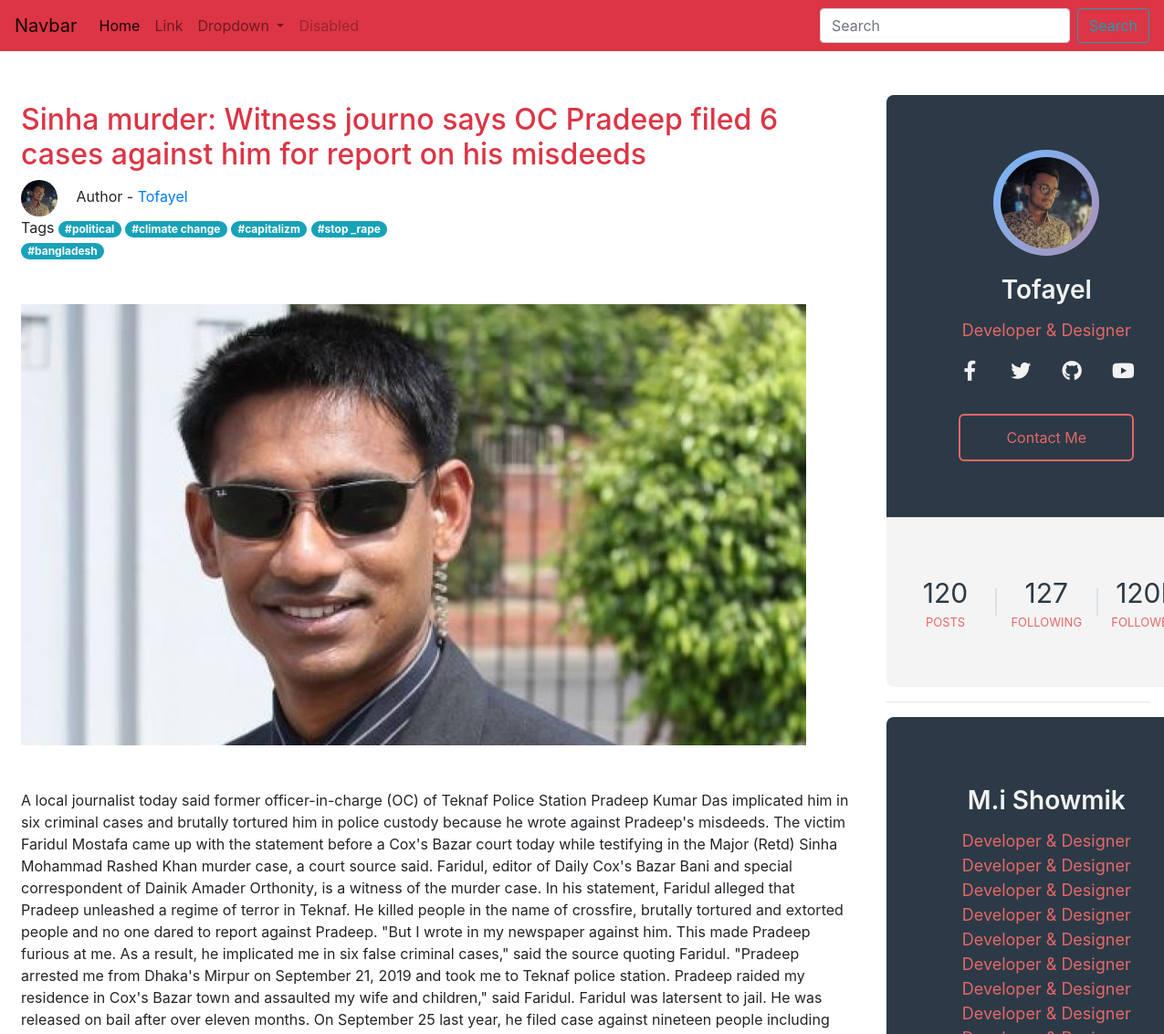
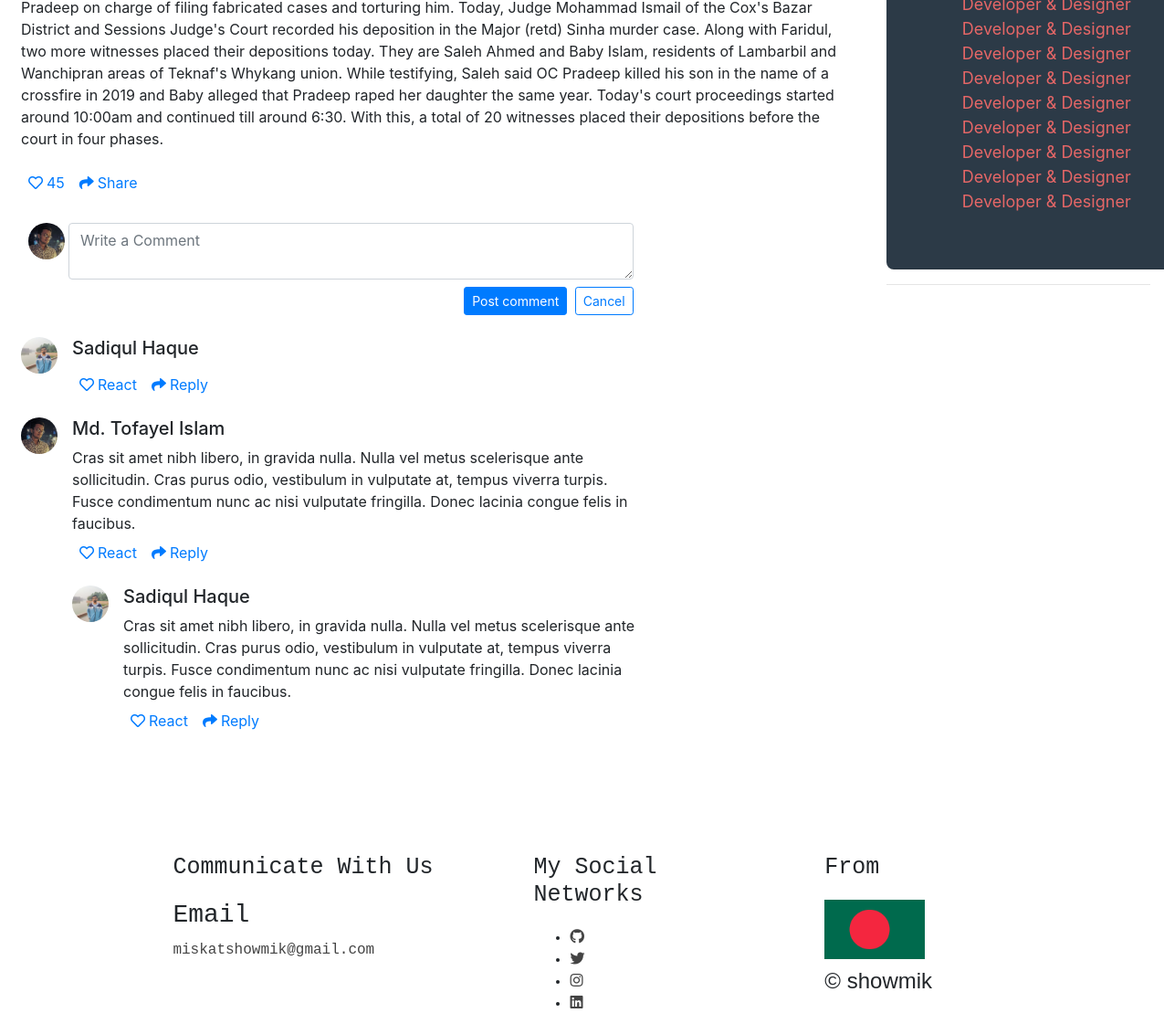
Screenshot of /news/1 with the database file from the repository (2 pictures, top to bottom).
### blogs/models.py (models this page shows, shortened)
class Blog(models.Model):
    title = models.CharField(max_length=255)
    body = models.TextField(max_length=10000)
    img = models.ImageField(upload_to="media")
    author = models.ForeignKey(Author, on_delete=SET_NULL, null=True)
    time_created = models.DateTimeField(auto_now_add=True)
    react = models.IntegerField(blank=True, null=True)
    comment = models.ManyToManyField(Comment)
    category = models.ForeignKey(Category, on_delete=SET_NULL, null=True)
    tags = models.ManyToManyField(Tag)

class Author(models.Model):
    name = models.CharField(max_length=50)
    author_img = models.ImageField(upload_to="media")
    email = models.EmailField()
    institution = models.CharField(max_length=100, blank=True, null=True)
    study_subject = models.CharField(max_length=100, blank=True, null=True)
    current_year = models.CharField(max_length=50, blank=True, null=True)
    github = models.CharField(max_length=100, blank=True, null=True)
    facebook = models.CharField(max_length=100, blank=True, null=True)
    Twitter = models.CharField(max_length=100, blank=True, null=True)

class Tag(models.Model):
    name = models.CharField(max_length=100, blank=True, null=True)
    def __str__(self):
        return self.name

### blogs/views.py (the view)
# urls.py: path('news/<int:pk>', views.home2, name='news'),
def home2(request, pk):
    current_blog = Blog.objects.get(id=pk)
    tag = current_blog.tags.all()
    tags = []
    for i in range(len(tag)):
        tags.append(tag[i])
    context = {
        'current': current_blog,
        'tags': tags
    }
    return render(request, 'blogs/single_blog_page.html', context)

### templates/blogs/single_blog_page.html (shortened to what this page needs)
{% load static %}
<!DOCTYPE html>
<html lang="en">
<head>
    <link
            rel="stylesheet"
            href="https://stackpath.bootstrapcdn.com/bootstrap/4.1.1/css/bootstrap.min.css"
    />
    <link
            rel="stylesheet"
            href="https://use.fontawesome.com/releases/v5.15.3/css/all.css"
    />
    <link rel="stylesheet" href="{% static 'css/style2.css' %}"/>
</head>
<body>
{% include 'blogs/navbar.html' %}
<main class="container-fluid my-5">
    <div class="row">
        <div class="col-9 main1">
            <div class="d-flex flex-column">
                <div class="p-2">
                    <h2 class="text-danger">
                        {{ current.title }}
                    </h2>
                    <img
                            class="mr-3 rounded-circle"
                            src="{% get_media_prefix %}{{ current.author.author_img }}"
                            width="40"
                            alt="Generic placeholder image"
                    />
                    <p class="d-inline">Author - <a href="">{{ current.author.name }}</a></p>
                    <div class="tag">
                        <span>Tags</span>
                        {% for tag in tags %}
                            <span class="badge badge-pill badge-info">#{{ tag }}</span>
                        {% endfor %}
                    </div>
                    {% if current.img %}
                        <img src="{% get_media_prefix %}{{ current.img }}" class="img-fluid my-5" alt="Responsive image">
                    {% endif %}
                    <p>
                        {{ current.body|safe }}
                    </p>
                    <div class="">
                        <div class="d-flex flex-row fs-12">
                            <div class="like p-2 cursor">
                                <a href=""
                                ><i class="far fa-heart"></i
                                ><span class="ml-1">{{ current.react }}</span></a
                                >
                            </div>
                            <div class="like p-2 cursor">
                                <a href=""
                                ><i class="fa fa-share"></i
                                ><span class="ml-1">Share</span></a
                                >
                            </div>
                        </div>
                    </div>
                </div>
                <div class="p-2 w-75">
                    <div class="p-2">
                        <div class="d-flex flex-row align-items-start">
                            <img
                                    class="rounded-circle"
                                    src="{% static 'images/tofayel.jpg' %}"
                                    width="40"
                            /><textarea
                                class="form-control ml-1 shadow-none textarea"
                                placeholder="Write a Comment"
                        ></textarea>
                        </div>
                        <div class="mt-2 text-right">
                            <button
                                    class="btn btn-primary btn-sm shadow-none"
                                    type="button"
                            >
                                Post comment
                            </button
                            >
                            <button
                                    class="btn btn-outline-primary btn-sm ml-1 shadow-none"
                                    type="button"
                            >
                                Cancel
                            </button>
                        </div>
                    </div>
                </div>
                <div class="p-2 w-75">
                    <div class="media">
                        <img
                                class="mr-3 rounded-circle"
                                src="{% static 'images/sadi.jpg' %}"
                                width="40"
                                alt="Generic placeholder image"
                        />
                        <div class="media-body">
                            <h5 class="mt-0">Sadiqul Haque</h5>
                            <div class="">
                                <div class="d-flex flex-row fs-12">
                                    <div class="like p-2 cursor">
                                        <a href=""
                                        ><i class="far fa-heart"></i
                                        ><span class="ml-1">React</span></a
                                        >
                                    </div>
                                    <div class="like p-2 cursor">
                                        <a href=""
                                        ><i class="fa fa-share"></i
                                        ><span class="ml-1">Reply</span></a
                                        >
                                    </div>
                                </div>
                            </div>
                        </div>
                    </div>
                </div>
                <div class="p-2">
                    <div class="media w-75">
                        <img
                                class="mr-3 rounded-circle"
                                src="{% static 'images/tofayel.jpg' %}" width="40"
                                alt="Generic placeholder image"
                        />
                        <div class="media-body">
                            <h5 class="mt-0">Md. Tofayel Islam</h5>
                            Cras sit amet nibh libero, in gravida nulla. Nulla vel metus
                            scelerisque ante sollicitudin. Cras purus odio, vestibulum in
                            vulputate at, tempus viverra turpis. Fusce condimentum nunc ac
                            nisi vulputate fringilla. Donec lacinia congue felis in
                            faucibus.
                            <div class="">
                                <div class="d-flex flex-row fs-12">
                                    <div class="like p-2 cursor">
                                        <a href=""
                                        ><i class="far fa-heart"></i
                                        ><span class="ml-1">React</span></a
                                        >
                                    </div>
                                    <div class="like p-2 cursor">
                                        <a href=""
                                        ><i class="fa fa-share"></i
                                        ><span class="ml-1">Reply</span></a
                                        >
                                    </div>
                                </div>
                            </div>
                            <div class="media mt-3">
                                <a class="pr-3" href="#">
                                    <img src="{% static 'images/sadi.jpg' %}"
                                         class="rounded-circle"
                                         width="40"
                                         alt="Generic placeholder image"
                                    />
                                </a>
                                <div class="media-body">
                                    <h5 class="mt-0">Sadiqul Haque</h5>
                                    Cras sit amet nibh libero, in gravida nulla. Nulla vel
                                    metus scelerisque ante sollicitudin. Cras purus odio,
                                    vestibulum in vulputate at, tempus viverra turpis. Fusce
                                    condimentum nunc ac nisi vulputate fringilla. Donec
                                    lacinia congue felis in faucibus.
                                    <div class="">
                                        <div class="d-flex flex-row fs-12">
                                            <div class="like p-2 cursor">
                                                <a href=""
                                                ><i class="far fa-heart"></i
                                                ><span class="ml-1">React</span></a
                                                >
                                            </div>
                                            <div class="like p-2 cursor">
                                                <a href=""
                                                ><i class="fa fa-share"></i
                                                ><span class="ml-1">Reply</span></a
                                                >
                                            </div>
                                        </div>
                                    </div>
                                </div>
                            </div>
                        </div>
                    </div>
                </div>
            </div>
        </div>
        <div class="col-3">
            <div class="profile-card">
                <div class="card-header">
                    <div class="pic">
                        <img src="{% get_media_prefix %}{{ current.author.author_img }}" alt="">
                    </div>
                    <div class="name">{{ current.author.name }}</div>
                    <div class="desc">Developer & Designer</div>
                    <div class="sm">
                        <a href="#" class="fab fa-facebook-f"></a>
                        <a href="#" class="fab fa-twitter"></a>
                        <a href="#" class="fab fa-github"></a>
                        <a href="#" class="fab fa-youtube"></a>
                    </div>
                    <a href="{% url 'author' current.author.id %}" class="contact-btn">Contact Me</a>
                </div>
                <div class="card-footer">
                    <div class="numbers">
                        <div class="item">
                            <span>120</span>
                            Posts
                        </div>
                        <div class="border"></div>
                        <div class="item">
                            <span>127</span>
                            Following
                        </div>
                        <div class="border"></div>
                        <div class="item">
                            <span>120K</span>
                            Followers
                        </div>
                    </div>
                </div>
            </div>
            <hr>
            <div class="profile-card">
                <div class="card-header">
                    <div class="name">M.i Showmik</div>
                    <div class="desc">Developer & Designer</div>
                    <div class="desc">Developer & Designer</div>
                    <div class="desc">Developer & Designer</div>
                    <div class="desc">Developer & Designer</div>
                    <div class="desc">Developer & Designer</div>
                    <div class="desc">Developer & Designer</div>
                    <div class="desc">Developer & Designer</div>
                    <div class="desc">Developer & Designer</div>
                    <div class="desc">Developer & Designer</div>
                    <div class="desc">Developer & Designer</div>
                    <div class="desc">Developer & Designer</div>
                    <div class="desc">Developer & Designer</div>
                    <div class="desc">Developer & Designer</div>
                    <div class="desc">Developer & Designer</div>
                    <div class="desc">Developer & Designer</div>
                    <div class="desc">Developer & Designer</div>
                    <div class="desc">Developer & Designer</div>
                </div>
            </div>
            <hr>
        </div>
    </div>
</main>
{% include 'blogs/footer.html' %}
</body>
</html>

### static/css/style2.css (style rules this page uses)
:root { --body_background_color:#171717; --body_font_color:#EDEDED; --red:#DA0037; --dark_grey:#444444; }
.tag { width: 50%; }
.profile-card { width: 350px; text-align: center; border-radius: 8px; overflow: hidden; }
.card-header { background: #2c3a47; padding: 60px 40px; }
.pic { display: inline-block; padding: 8px; background: linear-gradient(130deg, #74b9ff, #e66767); margin: auto; border-radius: 50%; background-size: 200% 200%; animation: animated-gradient 2s linear infinite; }
.pic img { display: block; width: 100px; height: 100px; border-radius: 50%; }
.name { color: #f2f2f2; font-size: 28px; font-weight: 600; margin: 10px 0; }
.desc { font-size: 18px; color: #e66767; }
.sm { display: flex; justify-content: center; margin: 20px 0; }
.sm a { color: #f2f2f2; width: 56px; font-size: 22px; transition: .3s linear; }
.contact-btn { display: inline-block; padding: 12px 50px; color: #e66767; border: 2px solid #e66767; border-radius: 6px; margin-top: 16px; transition: .3s linear; }
.card-footer { background: #f4f4f4; padding: 60px 10px; }
.numbers { display: flex; align-items: center; }
.item { flex: 1; text-transform: uppercase; font-size: 13px; color: #e66767; }
.item span { display: block; color: #2c3a47; font-size: 30px; }
.border { width: 1px; height: 30px; background: #bbb; }

### rows the page displays
Blog: title "Sinha murder: Witness journo says OC Pradeep filed 6 cases against him for report on his misdeeds", author.author_img (picture), author.name "Tofayel", img (picture), body "A local journalist today said former officer-in-charge (OC) of Teknaf Police Station Pradeep Kumar Das implicated him in six criminal cases and brutally tortured him in police custody because he wrote against Pradeep's misdeeds. The victim Faridul Mostafa came up with the statement before a Cox's Bazar court today while testifying in the Major (Retd) Sinha Mohammad Rashed Khan murder case, a court source said. Faridul, editor of Daily Cox's Bazar Bani and special correspondent of Dainik Amader Orthonity, is a witness of the murder case. In his statement, Faridul alleged that Pradeep unleashed a regime of terror in Teknaf. He killed people in the name of crossfire, brutally tortured and…", react "45"
Tag: name "political"
Tag: name "climate change"
Tag: name "capitalizm"
Tag: name "stop _rape"
Tag: name "bangladesh"
